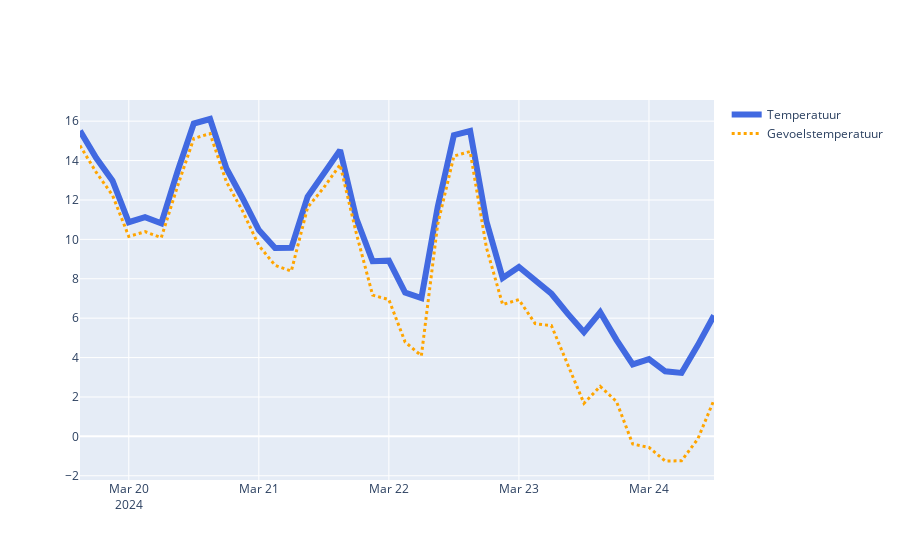

Notebook code for this chart:
### Code cell
# add the temperature
fig.add_trace(
    go.Scatter(
        x=df['datum'],
        y=df['gevoelstemperatuur'],
        name='Gevoelstemperatuur',
        line=dict(color='orange', width=3, dash='dot')
    )
    )
